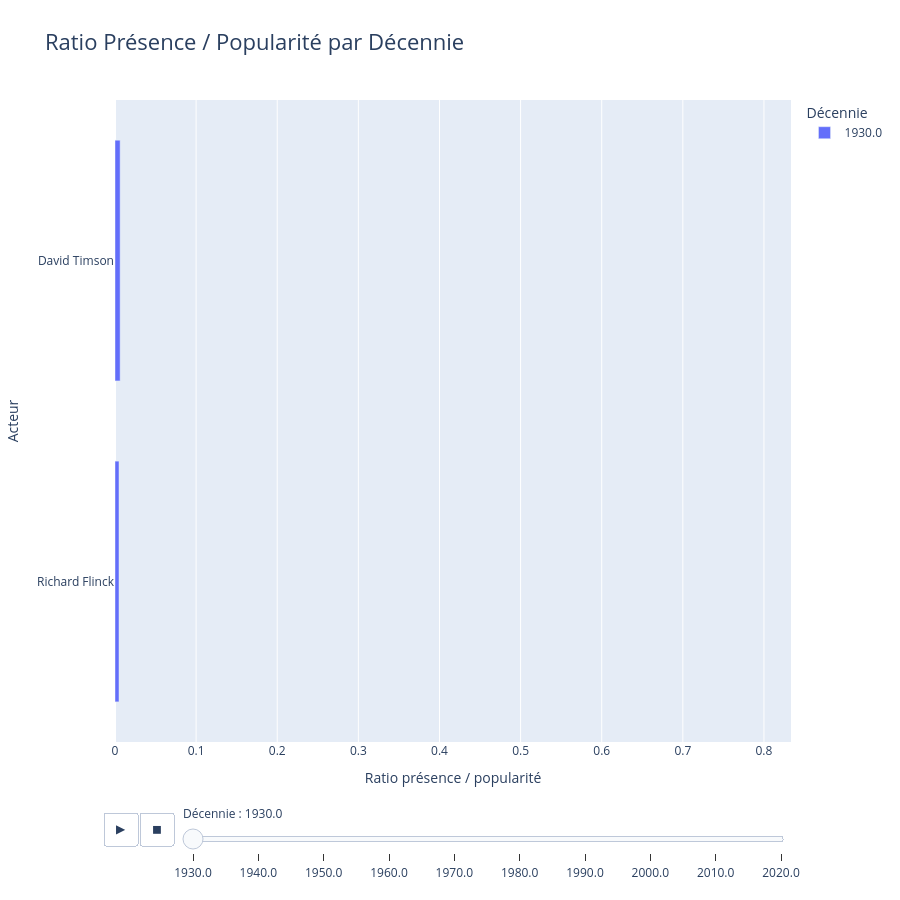

The code cell stored with this chart in its notebook:
### Code cell
# -----------------------------
# Ratio présence / popularité PAR DÉCENNIE
# -----------------------------

# 1) Nombre de titres par acteur et par décennie
presence_dec = (
    films
    .groupby(["decade", "primaryName"])["tconst"]
    .nunique()
    .reset_index(name="nb_titres")
)

# 2) Popularité totale (votes) par acteur et par décennie
popularite_dec = (
    films
    .groupby(["decade", "primaryName"])["numVotes"]
    .sum()
    .reset_index(name="total_votes")
)

# 3) Fusion
ratio_dec = presence_dec.merge(popularite_dec, on=["decade", "primaryName"], how="left")

# 4) Ratio
ratio_dec["ratio_presence_popularite"] = (
    ratio_dec["nb_titres"] / ratio_dec["total_votes"]
)

# 5) Nettoyage
ratio_dec = ratio_dec.replace([np.inf, -np.inf], np.nan).dropna(subset=["ratio_presence_popularite"])

# 6) Top 30 par décennie
ratio_top_dec = (
    ratio_dec
    .sort_values(["decade", "ratio_presence_popularite"], ascending=[True, False])
    .groupby("decade")
    .head(30)
    .reset_index(drop=True)
)

ratio_top_dec

import plotly.express as px
import numpy as np

# Décennies triées
decades = sorted(ratio_top_dec["decade"].unique())

# Palette Viridis ordonnée
viridis = px.colors.sequential.Viridis
n = len(decades)
palette = [viridis[int(i)] for i in np.linspace(0, len(viridis)-1, n)]

# Mapping décennie → couleur
color_map = {dec: palette[i] for i, dec in enumerate(decades)}

# Colonne texte pour la légende
ratio_top_dec["decade_str"] = ratio_top_dec["decade"].astype(str)

# Valeur max globale pour fixer l'échelle
max_global = ratio_top_dec["ratio_presence_popularite"].max()

# Graphique dynamique
fig = px.bar(
    ratio_top_dec,
    x="ratio_presence_popularite",
    y="primaryName",
    color="decade_str",
    orientation="h",
    animation_frame="decade",
    title="Ratio Présence / Popularité par Décennie",
    color_discrete_map=color_map,
    height=900,
    range_x=[0, max_global]
)

# Top en haut
fig.update_yaxes(autorange="reversed")

# Mise en forme premium
fig.update_layout(
    title_font_size=22,
    xaxis_title="Ratio présence / popularité",
    yaxis_title="Acteur",
    legend_title="Décennie",
    bargap=0.25,
    transition={'duration': 0}
)

# Slider propre
fig.layout.sliders[0].currentvalue.prefix = "Décennie : "

# ❌ Supprimer Play/Pause → slider manuel uniquement
fig.update_layout(updatemenus=[])

fig.show()

fig.write_image("plots/graphique_Ratio présence_popularité.png")

### Figure 1 — Plotly figure (JSON) as saved in the notebook; plotly's stock layout.template omitted (floating-point values rounded to 4 significant figures)
{"data": [{"hovertemplate": "decade_str=1930.0<br>decade=1930.0<br>ratio_presence_popularite=%{x}<br>primaryName=%{y}<extra></extra>", "legendgroup": "1930.0", "marker": {"color": "#636efa", "pattern": {"shape": ""}}, "name": "1930.0", "orientation": "h", "showlegend": true, "textposition": "auto", "type": "bar", "x": [0.006329, 0.004926], "xaxis": "x", "y": ["David Timson", "Richard Flinck"], "yaxis": "y"}], "layout": {"bargap": 0.25, "barmode": "relative", "height": 900, "legend": {"title": {"text": "Décennie"}, "tracegroupgap": 0}, "sliders": [{"active": 0, "currentvalue": {"prefix": "Décennie : "}, "len": 0.9, "pad": {"b": 10, "t": 60}, "steps": [{"args": [["1930.0"], {"frame": {"duration": 0, "redraw": true}, "fromcurrent": true, "mode": "immediate", "transition": {"duration": 0, "easing": "linear"}}], "label": "1930.0", "method": "animate"}, {"args": [["1940.0"], {"frame": {"duration": 0, "redraw": true}, "fromcurrent": true, "mode": "immediate", "transition": {"duration": 0, "easing": "linear"}}], "label": "1940.0", "method": "animate"}, {"args": [["1950.0"], {"frame": {"duration": 0, "redraw": true}, "fromcurrent": true, "mode": "immediate", "transition": {"duration": 0, "easing": "linear"}}], "label": "1950.0", "method": "animate"}, {"args": [["1960.0"], {"frame": {"duration": 0, "redraw": true}, "fromcurrent": true, "mode": "immediate", "transition": {"duration": 0, "easing": "linear"}}], "label": "1960.0", "method": "animate"}, {"args": [["1970.0"], {"frame": {"duration": 0, "redraw": true}, "fromcurrent": true, "mode": "immediate", "transition": {"duration": 0, "easing": "linear"}}], "label": "1970.0", "method": "animate"}, {"args": [["1980.0"], {"frame": {"duration": 0, "redraw": true}, "fromcurrent": true, "mode": "immediate", "transition": {"duration": 0, "easing": "linear"}}], "label": "1980.0", "method": "animate"}, {"args": [["1990.0"], {"frame": {"duration": 0, "redraw": true}, "fromcurrent": true, "mode": "immediate", "transition": {"duration": 0, "easing": "linear"}}], "label": "1990.0", "method": "animate"}, {"args": [["2000.0"], {"frame": {"duration": 0, "redraw": true}, "fromcurrent": true, "mode": "immediate", "transition": {"duration": 0, "easing": "linear"}}], "label": "2000.0", "method": "animate"}, {"args": [["2010.0"], {"frame": {"duration": 0, "redraw": true}, "fromcurrent": true, "mode": "immediate", "transition": {"duration": 0, "easing": "linear"}}], "label": "2010.0", "method": "animate"}, {"args": [["2020.0"], {"frame": {"duration": 0, "redraw": true}, "fromcurrent": true, "mode": "immediate", "transition": {"duration": 0, "easing": "linear"}}], "label": "2020.0", "method": "animate"}], "x": 0.1, "xanchor": "left", "y": 0, "yanchor": "top"}], "title": {"font": {"size": 22}, "text": "Ratio Présence / Popularité par Décennie"}, "transition": {"duration": 0}, "updatemenus": [{"buttons": [{"args": [null, {"frame": {"duration": 500, "redraw": true}, "fromcurrent": true, "mode": "immediate", "transition": {"duration": 500, "easing": "linear"}}], "label": "&#9654;", "method": "animate"}, {"args": [[null], {"frame": {"duration": 0, "redraw": true}, "fromcurrent": true, "mode": "immediate", "transition": {"duration": 0, "easing": "linear"}}], "label": "&#9724;", "method": "animate"}], "direction": "left", "pad": {"r": 10, "t": 70}, "showactive": false, "type": "buttons", "x": 0.1, "xanchor": "right", "y": 0, "yanchor": "top"}], "xaxis": {"anchor": "y", "domain": [0, 1], "range": [0, 0.8333], "title": {"text": "Ratio présence / popularité"}}, "yaxis": {"anchor": "x", "autorange": "reversed", "domain": [0, 1], "title": {"text": "Acteur"}}}}
